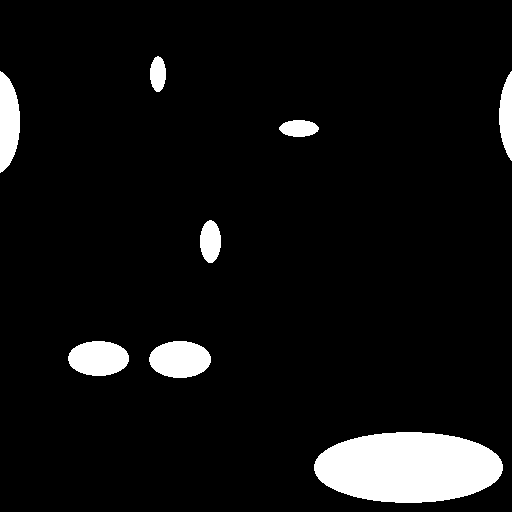
#> input picture T1.png, 512 x 512 px
$ python time_dependance.py
#> lines starting #> are read from the running program, lines starting #| are printed output that depends on the picture; after the words box and inside, x2 and y2 are one past the last pixel; in counts of white or black regions, pixels touching at a corner belong together
### reprod2D.py
from init import *

clusterAliases = {}

def get_aspect_ratio(preci, flip = True):
  if flip:
    preci = np.where((preci==0)|(preci==1), preci^1, preci)
  shor = np.sum(preci, axis = 1)
  sver = np.sum(preci, axis = 0)
  verlen, horlen = len(shor), len(sver)
  # print(i, shor, sver)
  # print(preci.shape, len(shor), len(sver))
  barx = 0
  bary = 0
  sumx = 0
  sumy = 0
  for y in range(verlen):
    for x in range(horlen):
      barx += (x + 1) * preci[y,x]
      bary += (y + 1) * preci[y,x]
      sumx += preci[y,x]
  barx = barx/sumx
  bary = bary/sumx
#   print(bary, barx)
  µ020 = 0
  µ200 = 0
  µ110 = 0
  z = 1
  for y in range(verlen):
    for x in range(horlen):
      µ020 += ((x - barx + 1)**0) * ((y - bary + 1)**2) * (z**0) * preci[y,x]
      µ200 += ((x - barx + 1)**2) * ((y - bary + 1)**0) * (z**0) * preci[y,x]
      µ110 += ((x - barx + 1)**1) * ((y - bary + 1)**1) * (z**0) * preci[y,x]
  inermat = np.array([[µ200, µ110],
                      [µ110, µ020]])
  w, v = np.linalg.eig(inermat)
  # print(w)
  w.sort()
  # print(w)
  A = np.sqrt(w[1]/w[0])
  RM = ((np.sum(sver)/np.pi)*A)**0.5
  RE = RM * (A**(-1/3))
  return A, RM, RE

####### Contours Methods #######

# [40 lines left out: function CNT, not called in this run]

####### End Method #######

####### HK Algorithm #######

# Make and return a new key for clusterAliases
def createcluster(currvar):
    global clusterAliases
    currvar += 1
    clusterAliases[currvar] = 1
    return currvar

# Increase the size of the cluster and return the label to allot the current pixel
def addtocluster(label):
    clusterAliases[findoriginal(label)] += 1
    return label

# Find the primary cluster that is connect to this cluster
def findoriginal(label):
    while clusterAliases[label] < 0:
        label = -clusterAliases[label]
    return label

# Connect the clusters
def unifycluster(a, l):
    global clusterAliases
    # Cells of same cluster
    if a == l:
        return addtocluster(a)
    OA = findoriginal(a)

    # Cells of different but connected clusters
    if findoriginal(l) == OA:
        clusterAliases[OA] += 1
        return a

    # Unconnected clusters to be connected
    clusterAliases[OA] += clusterAliases[findoriginal(l)] + 1

    if clusterAliases.get(l, False):
        prev = clusterAliases[l]
        if prev < 0:
            clusterAliases[-prev] = -OA
    clusterAliases[l] = -OA
    return a

# HK algorithm core
def hkalg(img):
    currvar = 2
    m, n = len(img), len(img[0])

    # Search pixel by pixel
    for i, j in it.product(range(m), range(n)):
        # Background Cell
        if img[i][j] == 0:
            continue

        # Check if the adjacent cells are part of a cluster (considering edge cases)
        U = False if i == 0 else (img[i-1][j] != 0)
        L = False if j == 0 else (img[i][j-1] != 0)

        # If both of the adjacent cells are unoccupied, create a new cluster
        if not (U or L):
            currvar = createcluster(currvar)
            img[i][j] = currvar

        # If only one of them is occupied, add this pixel to the cluster
        elif (U ^ L):
            img[i][j] = addtocluster(img[i-1][j] if U else img[i][j-1])

        # If both the cells are part of cluster then unify them if required
        elif (U and L):
            U = img[i-1][j]
            L = img[i][j-1]
            img[i][j] = unifycluster(U, L)

    return img

    # plt.show()

# To match the  label of each pixel with the label of the cluster
def renamecluster(mat):
    m, n = len(mat), len(mat[0])
    for i, j in it.product(range(m), range(n)):
        if mat[i][j] != 0:
            mat[i][j] = findoriginal(mat[i][j])

# To connect the precipitates that are on the edge of the image
def connect_across(mat):
    m, n = len(mat), len(mat[0])
    con_listx = []
    con_listy = []
    for i in range(m):
        a, b = mat[i][0], mat[i][-1]
        if (a != 0 and b != 0 and not ([a, b] in con_listx)):
            con_listx.append([a, b])
            # print(a, b)
    for j in range(n):
        a, b = mat[0][j], mat[-1][j]
        if (a != 0 and b != 0 and not ([a, b] in con_listy)):
            con_listy.append([a, b])
    # print(con_listx + con_listy)
    for i,j in it.product(range(m), range(n)):
        for con in (con_listx + con_listy):
            if mat[i][j] == con[1]:
                mat[i][j] = con[0]
    return mat, con_listx, con_listy

# To make clusters and identify the edge cases.
def mkcluster(img):
    global currval
    global clusterAliases

    mat = [[1 if a else 0 for a in line] for line in img]
    try:
        clusterAliases.clear()
    except NameError:
        clusterAliases = {}
    currval = 2
    # print(mat)
    hkalg(mat)
    renamecluster(mat)
    mat, clx, cly = connect_across(mat)
    return (mat, clx, cly)

def extract_precipitates(img, off_set = 1, wkey = False):
    # Making clusters, and identifying clusters at the edge
    clus, clx, cly = (mkcluster(img[:, off_set:]/255))
    clus = np.array(clus)
    m, n = clus.shape

    # Dictionary that stores the co-ordinates of the Precipitates
    clusterdict = {}

    # Populating clusterdict
    for i, j in it.product(range(m), range(n)):
        if clus[i,j] != 0:
            if clus[i,j] not in clusterdict.keys():
                clusterdict[clus[i,j]] = [(i, j)]
            else:
                clusterdict[clus[i,j]].append((i, j))
    # print(clusterdict.keys())

    # Converting to numpy array
    for k in clusterdict.keys():
        clusterdict[k] = np.array(clusterdict[k])
    clx, cly = np.array(clx), np.array(cly)

    # Dealing with edge particles, by changing their coordinates. First dealing with the left/right precipitates then the up/down precipitates
    if len(clx):
        for cx in clx[:,0]:
            try:
                coords = clusterdict[cx]
                coords[:, 1] = (coords[:, 1] + n//2)%n
                clusterdict[cx] = coords
            except KeyError:
                pass
    if len(cly):
        for cy in cly[:,0]:
            try:
                coords = clusterdict[cy]
                coords[:,0] = (coords[:,0] + m//2)%m
                clusterdict[cy] = coords
            except KeyError:
                pass

    # To store all the precipitates individually
    preci = []

    preci_wkey = {}

    # Translating the precipitates to origin
    for k in clusterdict.keys():
        coords = clusterdict[k]

        maxx = np.max(coords[:,1])
        maxy = np.max(coords[:,0])
        minx = np.min(coords[:,1])
        miny = np.min(coords[:,0])

        preci_mat = np.zeros((maxy - miny + 1, maxx - minx + 1))
        coords = coords - np.array([miny, minx])

        for a, b in coords:
            preci_mat[a,b] = 1

        # plt.imshow(preci_mat)
        # plt.show()

        preci.append(preci_mat)
        preci_wkey[k] = preci_mat

    if wkey:
        return preci, clus, preci_wkey
    return preci, clus

# [57 lines that do not run on import are left out]

### time_dependance.py
from init import *
from reprod2D import *

# [8 lines of commented-out code are left out]

def comp_mats(mat1, mat2):
    m, n = mat1.shape
    mat = mat2.copy()
    mat1_max = np.max(mat1)
    mat[mat != 0] += mat1_max
    chglist = np.unique(mat1)
    for y in range(m):
        for x in range(n):
            if mat1[y,x] and mat[y,x] and (mat1[y,x] in chglist):
                rep = mat[y,x]
                mat[mat == rep] = mat1[y,x]
                chglist = np.setdiff1d(chglist, mat1[y,x])
    return mat

def get_preci(mat):
    m, n = mat.shape
    preci = {}
    for j, i in it.product(range(m), range(n)):
        if mat[j, i] != 0:
            if mat[j, i] not in preci.keys():
                preci[mat[j, i]] = [(j, i)]
            else:
                preci[mat[j, i]].append((j, i))

    for k in preci.keys():
        preci[k] = np.array(preci[k])
        if np.isin(preci[k][:, 1], [0, n-1]).all():
            coords = preci[k]
            coords[:, 1] = (coords[:, 1] + n//2)%n
            preci[k] = coords
        if np.isin(preci[k][:, 0], [0, m-1]).all():
            coords = preci[k]
            coords[:, 0] = (coords[:, 0] + m//2)%m
            preci[k] = coords
        coords = preci[k]
        maxx = np.max(coords[:,1])
        maxy = np.max(coords[:,0])
        minx = np.min(coords[:,1])
        miny = np.min(coords[:,0])

        preci_mat = np.zeros((maxy - miny + 1, maxx - minx + 1))
        coords = coords - np.array([miny, minx])

        for a, b in coords:
            preci_mat[a,b] = 1

        preci[k] = [preci[k], preci_mat]
    return preci

def get_vals(preci, flip = True):
    d = {}
    for k in preci.keys():
        # preci = preci1[k].astype(int)
        hold = preci[k]
        hold[1] = (hold[1]).astype(int)
        A, RM, RE = get_aspect_ratio(hold[1], flip = flip)
        # print(f"Label = {k}, A = {A:.2f}, RM = {RM:.2f}, RE = {RE:.2f}, Area = {np.sum(hold[1]):.2f}")
        d[k] = [A, RM, RE, np.sum(hold[1])]
    return d

if __name__ == "__main__":
    # [27 lines of commented-out code are left out]

    img1 = cv2.cvtColor(cv2.imread("./T1.png"), cv2.COLOR_BGR2GRAY)
#> img1: shape (512, 512); 6.9% white; 8 white regions, largest, box (x1, y1, x2, y2) and area: (314, 432, 503, 503) 10580, (149, 341, 211, 378) 1802, (68, 341, 129, 376) 1685
    img2 = cv2.cvtColor(cv2.imread("./T2.png"), cv2.COLOR_BGR2GRAY)
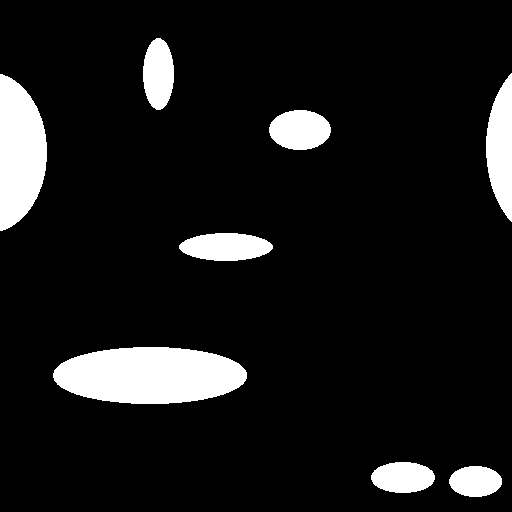
#> input picture T2.png, 512 x 512 px
#> img2: shape (512, 512); 9.8% white; 8 white regions, largest, box (x1, y1, x2, y2) and area: (53, 347, 247, 404) 8754, (0, 74, 47, 231) 5565, (486, 73, 512, 222) 2740
    # img1 = (img1/255)
    # img2 = (img2/255)
    img1 = (img1/255).astype(np.uint8)
    img2 = (img2/255).astype(np.uint8)
    # [9 lines of commented-out code are left out]

    clusterAliases = {}
    preci1, mat1 = extract_precipitates(img1)
#> in mkcluster, `mat = [[1 if a else 0 for a in line] for line in img]`: mat = 512 items
#> in hkalg, `m, n = len(img), len(img[0])`: m = 512; n = 511
#> after the loop in hkalg, `for i, j in it.product(range(m), range(n)):`: img = 512 items
#> in renamecluster, `m, n = len(mat), len(mat[0])`: m = 512; n = 511
#> after the loop in renamecluster, `for i, j in it.product(range(m), range(n)):`: mat = 512 items
#> in connect_across, `m, n = len(mat), len(mat[0])`: m = 512; n = 511
#> the loop in connect_across, `for i in range(m):` made 512 passes
#> (a, b) on passes 1 to 3: (0, 0), (0, 0), (0, 0)
#> after the loop in connect_across, `for i in range(m):`: con_listx = [[11, 10]]
#> after the loop in connect_across, `for j in range(n):`: con_listy = []
#> after the loop in connect_across, `for i,j in it.product(range(m), range(n)):`: mat = 512 items
#> in mkcluster, `mat, clx, cly = connect_across(mat)`: clx = [[11, 10]]; cly = []
#> in extract_precipitates, `clus, clx, cly = (mkcluster(img[:, off_set:]/255))`: clus = 512 items; clx = [[11, 10]]; cly = []
#> in extract_precipitates, `clus = np.array(clus)`: clus: shape (512, 511) int64; 8 distinct labels, from 0 to 68
#> after the loop in extract_precipitates, `for i, j in it.product(range(m), range(n)):`: clusterdict = 7 items
#> the loop in extract_precipitates, `for k in clusterdict.keys():` made 7 passes
#> k on passes 1 to 7: 3, 11, 24, 32, 41, 42, 68
#> in extract_precipitates, `clx, cly = np.array(clx), np.array(cly)`: cly = empty array
#> the loop in extract_precipitates, `for cx in clx[:,0]:` made 1 pass
#> the loop in extract_precipitates, `for k in clusterdict.keys():` made 7 passes
#> (k, maxx, maxy, minx, miny) on passes 1 to 7: (3, 164, 91, 149, 56), (11, 273, 171, 242, 71), (24, 317, 136, 278, 120), (32, 219, 262, 199, 220), (41, 127, 375, 67, 341), (42, 209, 377, 148, 341), (68, 501, 502, 313, 432)
#> after the loop in extract_precipitates, `for k in clusterdict.keys():`:
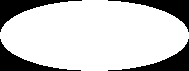
#> preci_mat: shape (71, 189) float64; values 0 (black) and 1 (white), 78.8% white; 4 black regions, box (x1, y1, x2, y2) and area: (0, 0, 82, 32) 715, (108, 0, 189, 32) 713, (0, 39, 81, 71) 707, (108, 39, 189, 71) 704
#> after the loop in extract_precipitates, `for k in clusterdict.keys():`: preci = 7 items
#> preci1 = 7 items
    # plt.imshow(mat1)
    # plt.show()
    preci2, mat2 = extract_precipitates(img2)
#> call 2 of extract_precipitates, with off_set = 1, wkey = False
#> the loop in connect_across (call 2), `for i in range(m):` made 512 passes
#> in extract_precipitates (call 2), `clus, clx, cly = (mkcluster(img[:, off_set:]/255))`: clx = [[17, 16]]; cly = []
#> in extract_precipitates (call 2), `clus = np.array(clus)`:
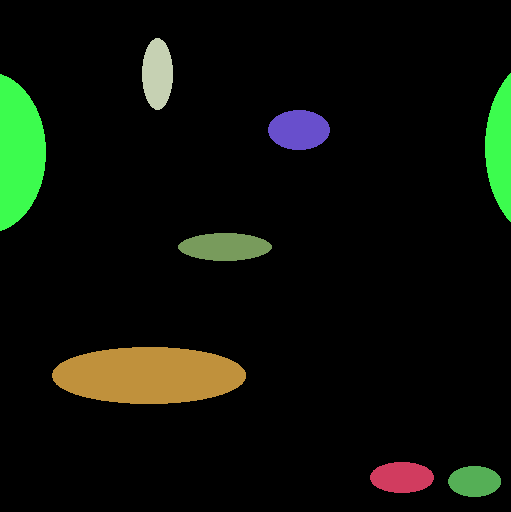
#> clus: shape (512, 511) int64; 8 distinct labels, from 0 to 101; one colour per label, 0 black
#> the loop in extract_precipitates (call 2), `for k in clusterdict.keys():` made 7 passes
#> k on passes 1 to 7: 3, 17, 37, 58, 71, 96, 101
#> in extract_precipitates (call 2), `clx, cly = np.array(clx), np.array(cly)`: cly = empty array
#> the loop in extract_precipitates (call 2), `for cx in clx[:,0]:` made 1 pass
#> the loop in extract_precipitates (call 2), `for k in clusterdict.keys():` made 7 passes
#> (k, maxx, maxy, minx, miny) on passes 1 to 7: (3, 172, 109, 142, 38), (17, 300, 230, 229, 73), (37, 329, 149, 268, 110), (58, 271, 260, 178, 233), (71, 245, 403, 52, 347), (96, 433, 492, 370, 462), (101, 500, 496, 448, 466)
#> after the loop in extract_precipitates (call 2), `for k in clusterdict.keys():`:
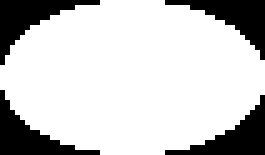
#> preci_mat: shape (31, 53) float64 (shown 5 times larger); values 0 (black) and 1 (white), 78.6% white; 4 black regions, box (x1, y1, x2, y2) and area: (0, 0, 20, 13) 89, (0, 18, 20, 31) 89, (33, 0, 53, 12) 87, (33, 19, 53, 31) 87
#> preci2 = 7 items
    # plt.imshow(mat2)
    # plt.show()
    nmat2 = comp_mats(mat1, mat2)
#> in comp_mats, `mat1_max = np.max(mat1)`: mat1_max = 68
#> in comp_mats, `mat[mat != 0] += mat1_max`:
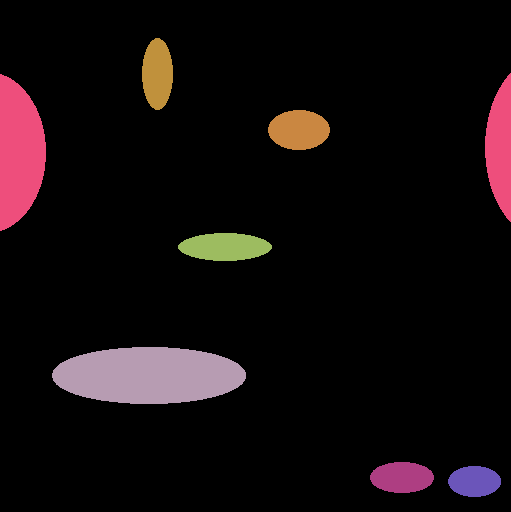
#> mat: shape (512, 511) int64; 8 distinct labels, from 0 to 169; one colour per label, 0 black
#> in comp_mats, `chglist = np.unique(mat1)`: chglist = [0, 3, 11, 24, 32, 41, 42, 68]
#> after the loop in comp_mats, `for y in range(m):`:
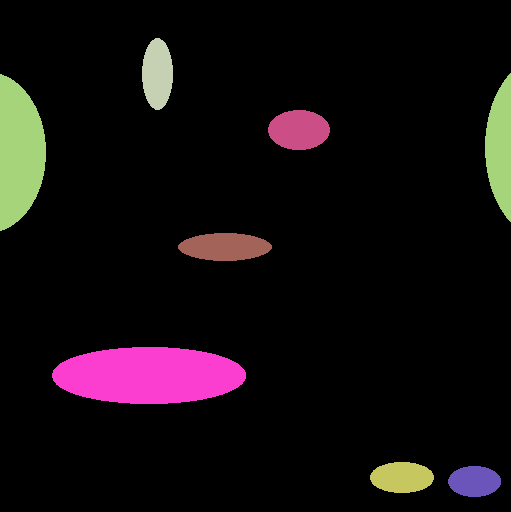
#> mat: shape (512, 511) int64; 8 distinct labels, from 0 to 169; one colour per label, 0 black
#> after the loop in comp_mats, `for y in range(m):`: chglist = [0]; rep = 164
    # plt.imshow(nmat2)
    # plt.show()

    # Create a figure with subplots
    fig, axes = plt.subplots(1, 3, figsize=(12, 4))

    # Plot each matrix in a separate subplot
    axes[0].imshow(mat1)
    axes[0].set_title('mat1')

    axes[1].imshow(mat2)
    axes[1].set_title('mat2')

    axes[2].imshow(nmat2)
    axes[2].set_title('nmat2')

    # Adjust spacing between subplots
    plt.tight_layout()

    # Display the figure
    plt.show()

    preci1 = get_preci(mat1)
#> after the loop in get_preci, `for j, i in it.product(range(m), range(n)):`: preci = 7 items
#> the loop in get_preci, `for k in preci.keys():` made 7 passes
    preci2 = get_preci(nmat2)
#> the loop in get_preci (call 2), `for k in preci.keys():` made 7 passes
#> (k, maxx, maxy, minx, miny) on passes 1 to 7: (3, 172, 109, 142, 38), (11, 510, 230, 0, 73), (24, 329, 149, 268, 110), (32, 271, 260, 178, 233), (41, 245, 403, 52, 347), (68, 433, 492, 370, 462), (169, 500, 496, 448, 466)
    d1, d2 = {}, {}
    for k in preci1.keys():
        # preci = preci1[k].astype(int)
        hold = preci1[k]
        hold[1] = (hold[1]).astype(int)
        A, RM, RE = get_aspect_ratio(hold[1])
        print(f"Label = {k}, A = {A:.2f}, RM = {RM:.2f}, RE = {RE:.2f}, Area = {np.sum(hold[1]):.2f}")
        d1[k] = [A, RM, RE, np.sum(hold[1])]
#> this loop made 7 passes
#> (k, verlen in get_aspect_ratio, horlen in get_aspect_ratio, barx in get_aspect_ratio, bary in get_aspect_ratio, inermat in get_aspect_ratio, v in get_aspect_ratio) on passes 2 to 3: (11, 101, 511, 259, 51.08, [[982740571.9, 1304771], [1304771, 42631967]], [[1, -0.00139], [0.00139, 1]]), (24, 17, 40, 20.38, 8.98, [[39654.5, -55.86], [-55.86, 6882.9]], [[1, 0.0017], [-0.0017, 1]])
#| Label = 3, A = 2.29, RM = 9.70, RE = 7.36, Area = 447.00
#| Label = 11, A = 4.80, RM = 274.62, RE = 162.79, Area = 2264.00
#| Label = 24, A = 2.40, RM = 10.88, RE = 8.13, Area = 525.00
#| Label = 32, A = 2.08, RM = 11.56, RE = 9.06, Area = 701.00
#| Label = 41, A = 1.74, RM = 15.77, RE = 13.12, Area = 1685.00
#| Label = 42, A = 1.68, RM = 16.21, RE = 13.64, Area = 1802.00
#| Label = 68, A = 2.65, RM = 48.94, RE = 35.36, Area = 10580.00

    for k in preci2.keys():
        # preci = preci1[k].astype(int)
        hold = preci2[k]
        hold[1] = (hold[1]).astype(int)
        A, RM, RE = get_aspect_ratio(hold[1])
        print(f"Label = {k}, A = {A:.2f}, RM = {RM:.2f}, RE = {RE:.2f}, Area = {np.sum(hold[1]):.2f}")
        d2[k] = [A, RM, RE, np.sum(hold[1])]
#> this loop made 7 passes
#| Label = 3, A = 2.33, RM = 19.17, RE = 14.46, Area = 1737.00
#| Label = 11, A = 2.86, RM = 257.16, RE = 181.12, Area = 8148.00
#| Label = 24, A = 1.56, RM = 16.38, RE = 14.13, Area = 1939.00
#| Label = 32, A = 3.39, RM = 25.38, RE = 16.90, Area = 2035.00
#| Label = 41, A = 3.40, RM = 49.95, RE = 33.21, Area = 8754.00
#| Label = 68, A = 2.07, RM = 16.57, RE = 12.99, Area = 1568.00
#| Label = 169, A = 1.72, RM = 13.87, RE = 11.58, Area = 1291.00

    # print(d1)
    # print(type(d2)

    uniqlab = list(set(list(d1.keys()) + list(d2.keys())))
    print(uniqlab)
#| [32, 3, 68, 41, 42, 11, 169, 24]

    o1, o2 = [], []
    for k in uniqlab:
        if k in d1.keys():
            o1.append(d1[k][3])
        else:
            o1.append(0)
        if k in d2.keys():
            o2.append(d2[k][3])
        else:
            o2.append(0)
#> this loop made 8 passes

    print(o1, o2)
#| [701, 447, 10580, 1685, 1802, 2264, 0, 525] [2035, 1737, 1568, 8754, 0, 8148, 1291, 1939]

    X_axis = np.arange(len(uniqlab))

    plt.bar(X_axis - 0.2, o1, 0.4, label = "1")
    plt.bar(X_axis + 0.2, o2, 0.4, label = "2")

    plt.xticks(X_axis, uniqlab)
    plt.legend()
    plt.show()
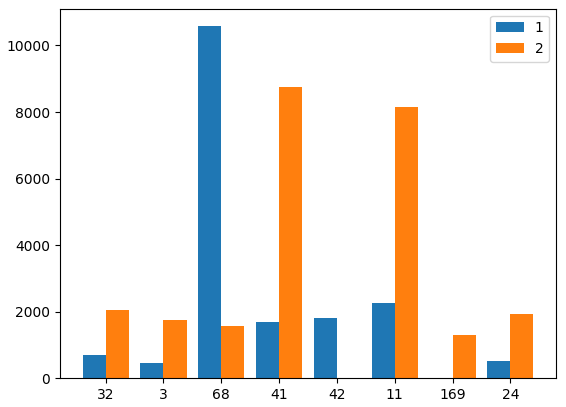
#> figure drawn by matplotlib, 1 panel; tallest bar 10580 high, from x = 1.6 to 2; tallest bar 8754 high, from x = 3 to 3.4
